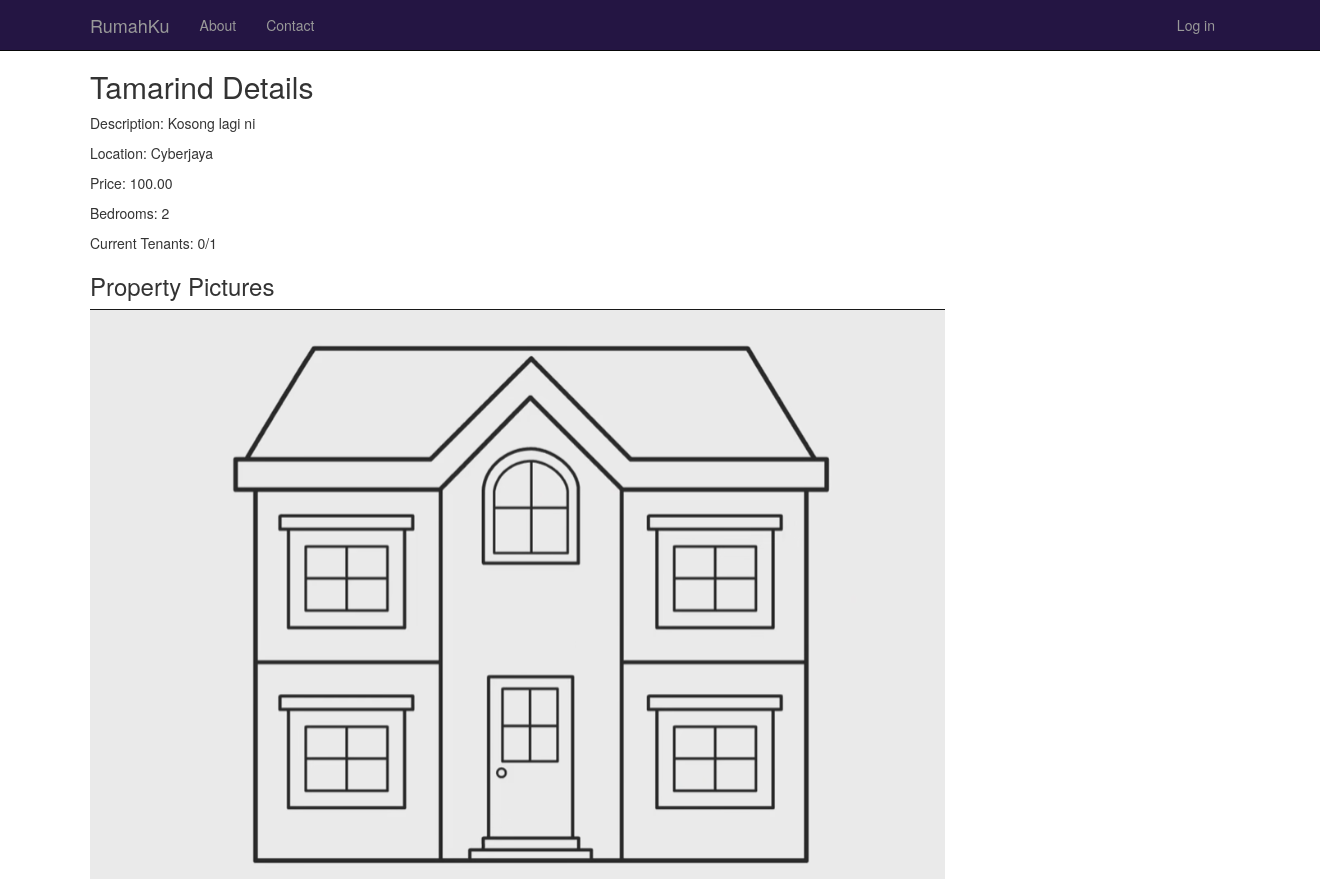
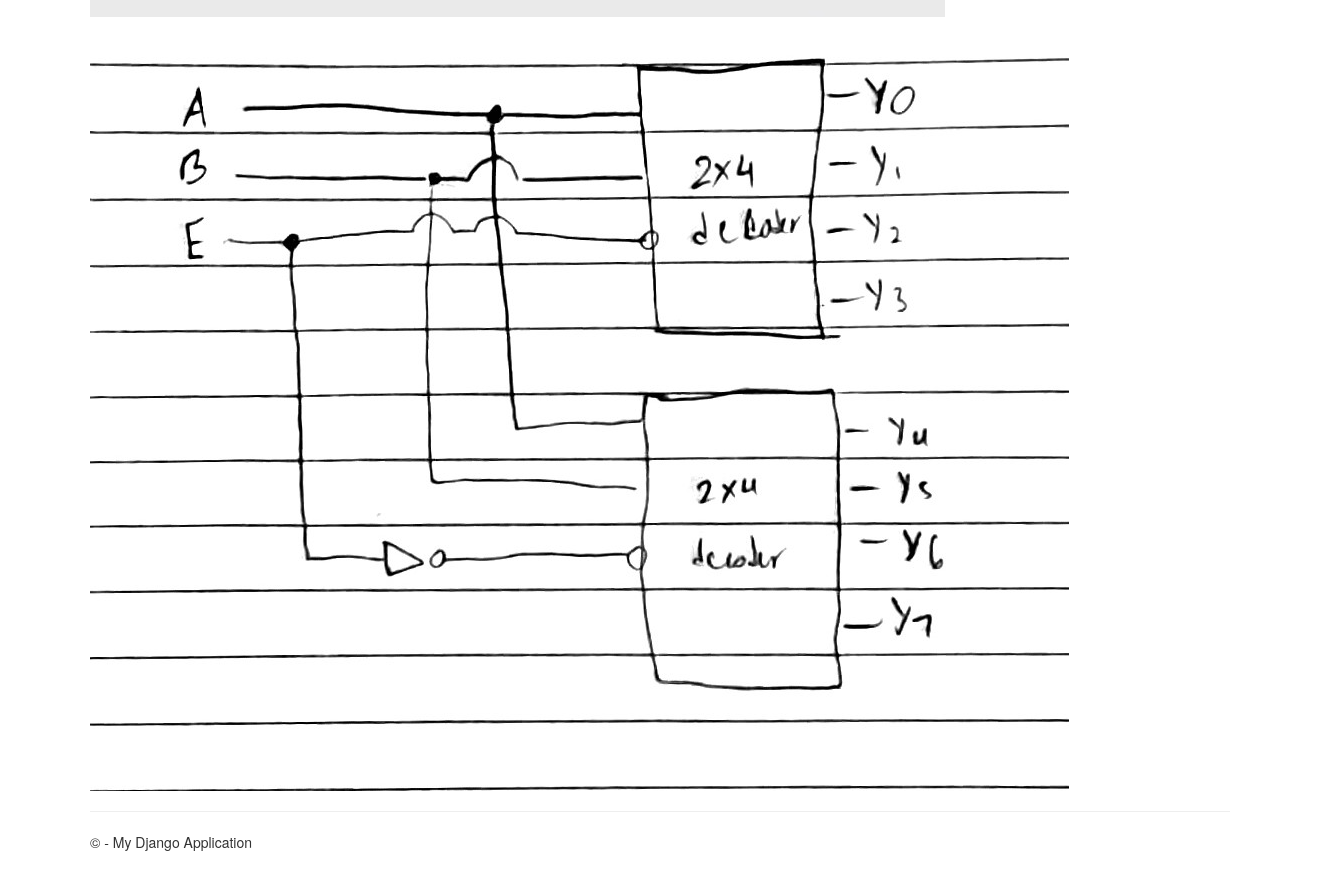
/property/detail/1/, run on an earlier commit of the app's database (2 pictures, top to bottom).
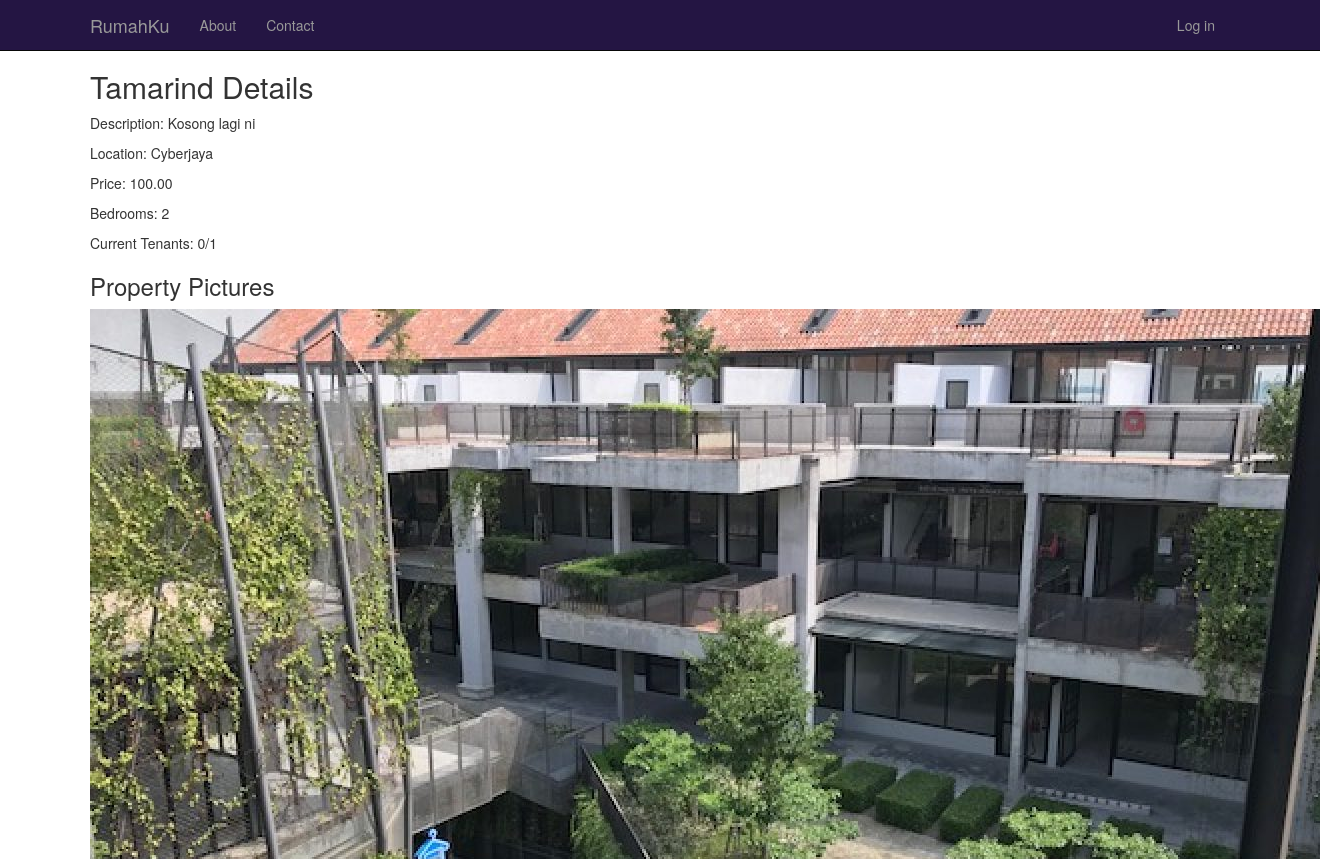
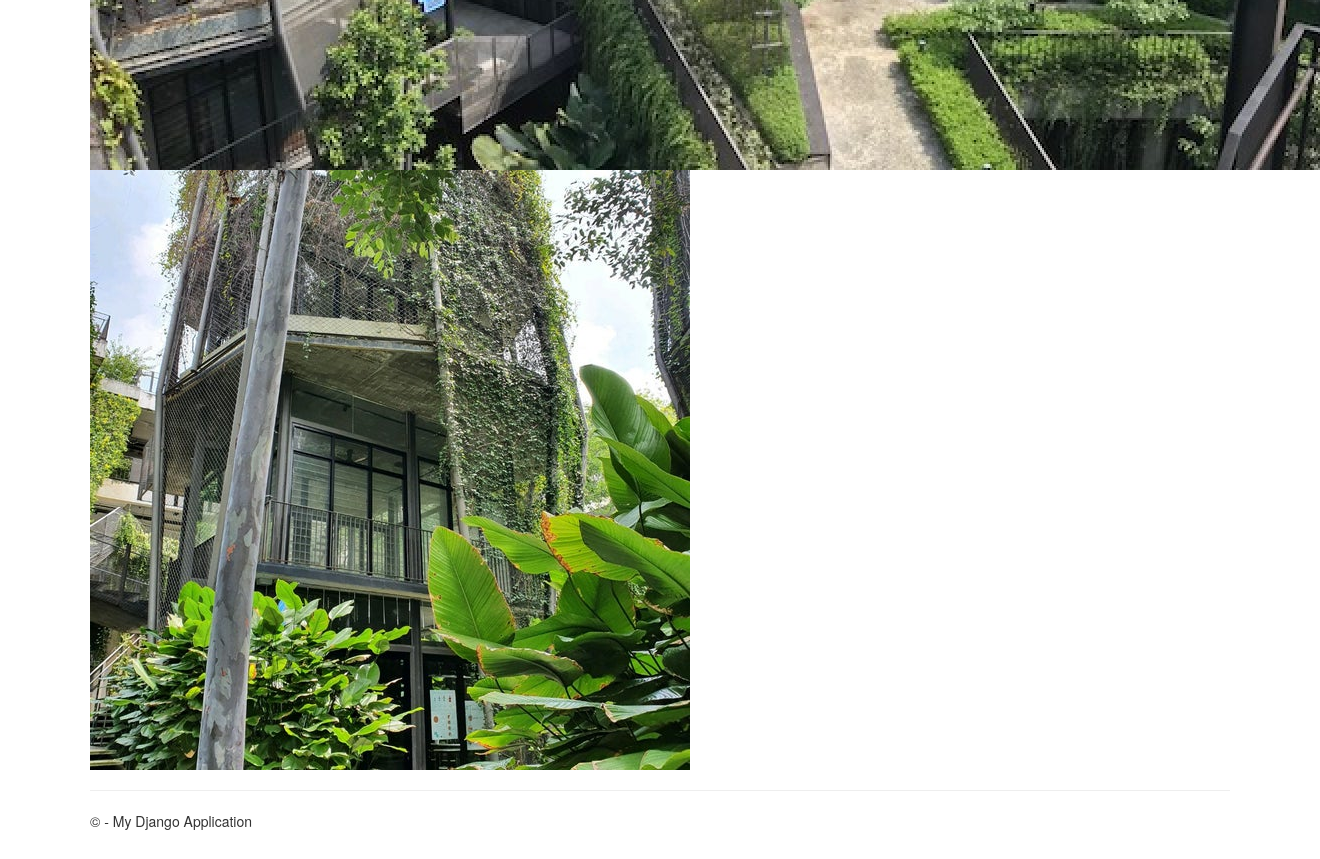
And on a later commit of the database (2 pictures, top to bottom).
### app/models.py (models this page shows, shortened)
class PropertyPicture(models.Model):
    property = models.ForeignKey(Property, related_name='pictures', on_delete=models.CASCADE)
    picture = models.ImageField(upload_to='property_pictures/')

### app/views.py (the view)
# urls.py: path('property/detail/<int:property_id>/', views.property_detail, name='property_detail'),
def property_detail(request, property_id):
    property = get_object_or_404(Property, pk=property_id)
    property_with_pictures = Property.objects.prefetch_related('pictures').get(pk=property_id)
    is_shortlisted = False
    if request.user.is_authenticated and request.user.groups.filter(name='Searcher').exists():
        is_shortlisted = ShortlistedProperty.objects.filter(property=property, searcher=request.user.searcher).exists()
    return render(request, 'app/property_detail.html', {'property': property, 'is_shortlisted': is_shortlisted})

### app/models.py (called while the page is built)
    @property
    def rented_tenants(self):
        return self.tenancy_set.count()

### app/templates/app/property_detail.html (shortened to what this page needs)
{% extends "app/layout.html" %} {% block content %}
<body>
  <h2>{{ property.title }} Details</h2>
  <p>Description: {{ property.description }}</p>
  <p>Location: {{ property.location }}</p>
  <p>Price: {{ property.price }}</p>
  <p>Bedrooms: {{ property.bedrooms }}</p>
  <p>Current Tenants: {{ property.rented_tenants }}/{{ property.max_no_of_tenants }}</p>
  {% if property.pictures.all %}
  <h3>Property Pictures</h3>
  <div>
    {% for picture in property.pictures.all %}
    <img src="{{ picture.picture.url }}" alt="Property Picture" />
    {% endfor %}
  </div>
  {% endif %}
</body>
{% endblock %}

What changed in the data, as far as the page shows it:
removed PropertyPicture: picture (picture)
removed PropertyPicture: picture (picture)
added PropertyPicture: picture (picture)
added PropertyPicture: picture (picture)
